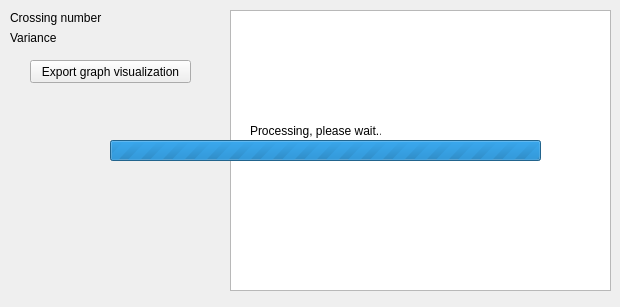
<?xml version="1.0" encoding="UTF-8"?>
<ui version="4.0">
 <class>EvoVisForm</class>
 <widget class="QWidget" name="EvoVisForm">
  <property name="geometry">
   <rect>
    <x>0</x>
    <y>0</y>
    <width>620</width>
    <height>307</height>
   </rect>
  </property>
  <property name="windowTitle">
   <string>Crossing Minimization</string>
  </property>
  <widget class="QGraphicsView" name="graphicsView_graphdrawing">
   <property name="geometry">
    <rect>
     <x>230</x>
     <y>10</y>
     <width>381</width>
     <height>281</height>
    </rect>
   </property>
  </widget>
  <widget class="QPushButton" name="pushButtonExportGraphVisualization">
   <property name="geometry">
    <rect>
     <x>30</x>
     <y>60</y>
     <width>161</width>
     <height>23</height>
    </rect>
   </property>
   <property name="text">
    <string>Export graph visualization</string>
   </property>
  </widget>
  <widget class="QLabel" name="label_24">
   <property name="geometry">
    <rect>
     <x>10</x>
     <y>10</y>
     <width>111</width>
     <height>16</height>
    </rect>
   </property>
   <property name="text">
    <string>Crossing number</string>
   </property>
  </widget>
  <widget class="QLabel" name="label_26">
   <property name="geometry">
    <rect>
     <x>10</x>
     <y>30</y>
     <width>111</width>
     <height>16</height>
    </rect>
   </property>
   <property name="text">
    <string>Variance</string>
   </property>
  </widget>
  <widget class="QLabel" name="label_variance">
   <property name="geometry">
    <rect>
     <x>110</x>
     <y>30</y>
     <width>101</width>
     <height>16</height>
    </rect>
   </property>
   <property name="text">
    <string/>
   </property>
  </widget>
  <widget class="QLabel" name="label_crossing">
   <property name="geometry">
    <rect>
     <x>110</x>
     <y>10</y>
     <width>101</width>
     <height>16</height>
    </rect>
   </property>
   <property name="text">
    <string/>
   </property>
  </widget>
  <widget class="QProgressBar" name="progressBar">
   <property name="geometry">
    <rect>
     <x>110</x>
     <y>140</y>
     <width>431</width>
     <height>21</height>
    </rect>
   </property>
   <property name="minimum">
    <number>0</number>
   </property>
   <property name="maximum">
    <number>0</number>
   </property>
   <property name="value">
    <number>0</number>
   </property>
  </widget>
  <widget class="QLabel" name="label_loading">
   <property name="geometry">
    <rect>
     <x>250</x>
     <y>120</y>
     <width>131</width>
     <height>21</height>
    </rect>
   </property>
   <property name="text">
    <string>Processing, please wait...</string>
   </property>
  </widget>
 </widget>
 <resources/>
 <connections/>
</ui>
